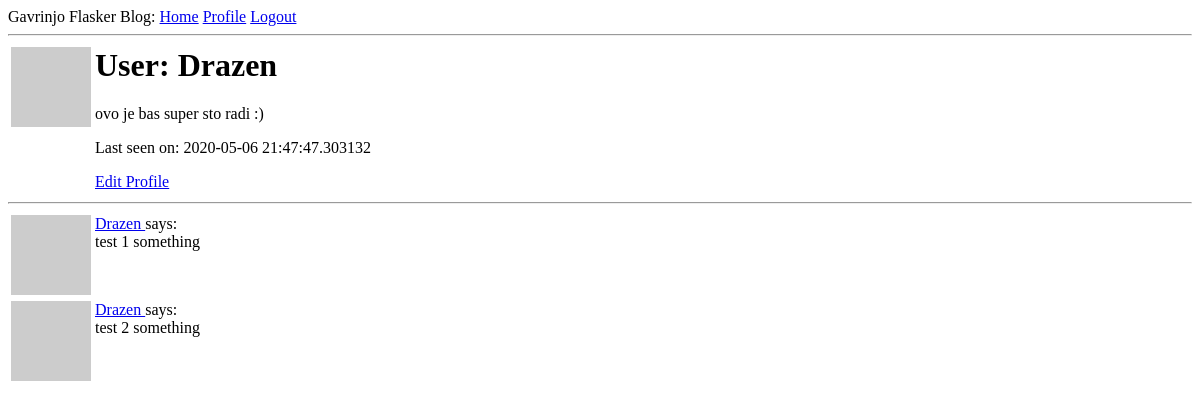
The app's page /user/Drazen (signed in), older data.
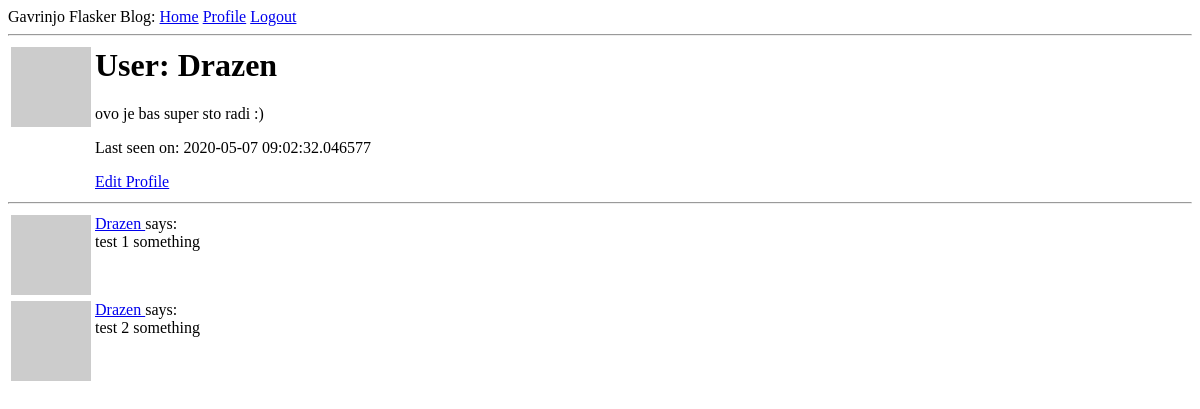
The same page, newer data.
### app/models.py (models this page shows, shortened)
class User(UserMixin, db.Model):
    id = db.Column(db.Integer, primary_key=True)
    username = db.Column(db.String(64), index=True, unique=True)
    email = db.Column(db.String(120), index=True, unique=True)
    password_hash = db.Column(db.String(128))
    about_me = db.Column(db.String(140))
    last_seen = db.Column(db.DateTime, default=datetime.utcnow)
    post = db.relationship("Post", backref="author", lazy="dynamic")
    def avatar(self, size):
        digest = md5(self.email.lower().encode("utf-8")).hexdigest()
        return f"https://www.gravatar.com/avatar/{digest}?d=identicon&r=x&s={size}"

### app/routes.py (the view)
@app.route("/user/<username>")
@login_required
def user(username):
    user = User.query.filter_by(username=username).first_or_404()
    posts = [
        {"author": user, "body": "test 1 something"},
        {"author": user, "body": "test 2 something"}
    ]
    return render_template("user.html", user=user, posts=posts)

### app/models.py (called while the page is built)
@login.user_loader
def load_user(id):
    return User.query.get(int(id))

### app/routes.py (called while the page is built)
@app.before_request
def before_request():
    if current_user.is_authenticated:
        current_user.last_seen = datetime.utcnow()
        db.session.commit()

### app/templates/user.html
{% extends 'base.html' %}
{% block content %}
    <table>
        <tr valign="top">
            <td><img src="{{ user.avatar(128) }}"></td>
            <td>
                <h1>User: {{ user.username }}</h1>
                {% if user.about_me %}<p>{{ user.about_me }}</p>{% endif %}
                {% if user.last_seen %}<p>Last seen on: {{ user.last_seen }}</p>{% endif %}
                {% if user == current_user %}
                <a href="{{ url_for('edit_profile') }}">Edit Profile</a>
                {% endif %}
            </td>
        </tr>
    </table>
    <hr>
    {% for post in posts %}
        {% include "_post.html" %}
    {% endfor %}
{% endblock %}

### app/templates/_post.html
    <table>
        <tr valign="top">
            <td><img src="{{ post.author.avatar(36) }}"></td>
            <td>
                <a href="{{ url_for('user', username=post.author.username) }}">
                    {{ post.author.username }}
                </a>
                says:<br>{{ post.body }}
            </td>
        </tr>
    </table>

Row changes from the older to the newer data that the page shows:
changed User "Drazen": last_seen "2020-05-06 21:47:47.303132" → "2020-05-07 09:02:32.046577"
